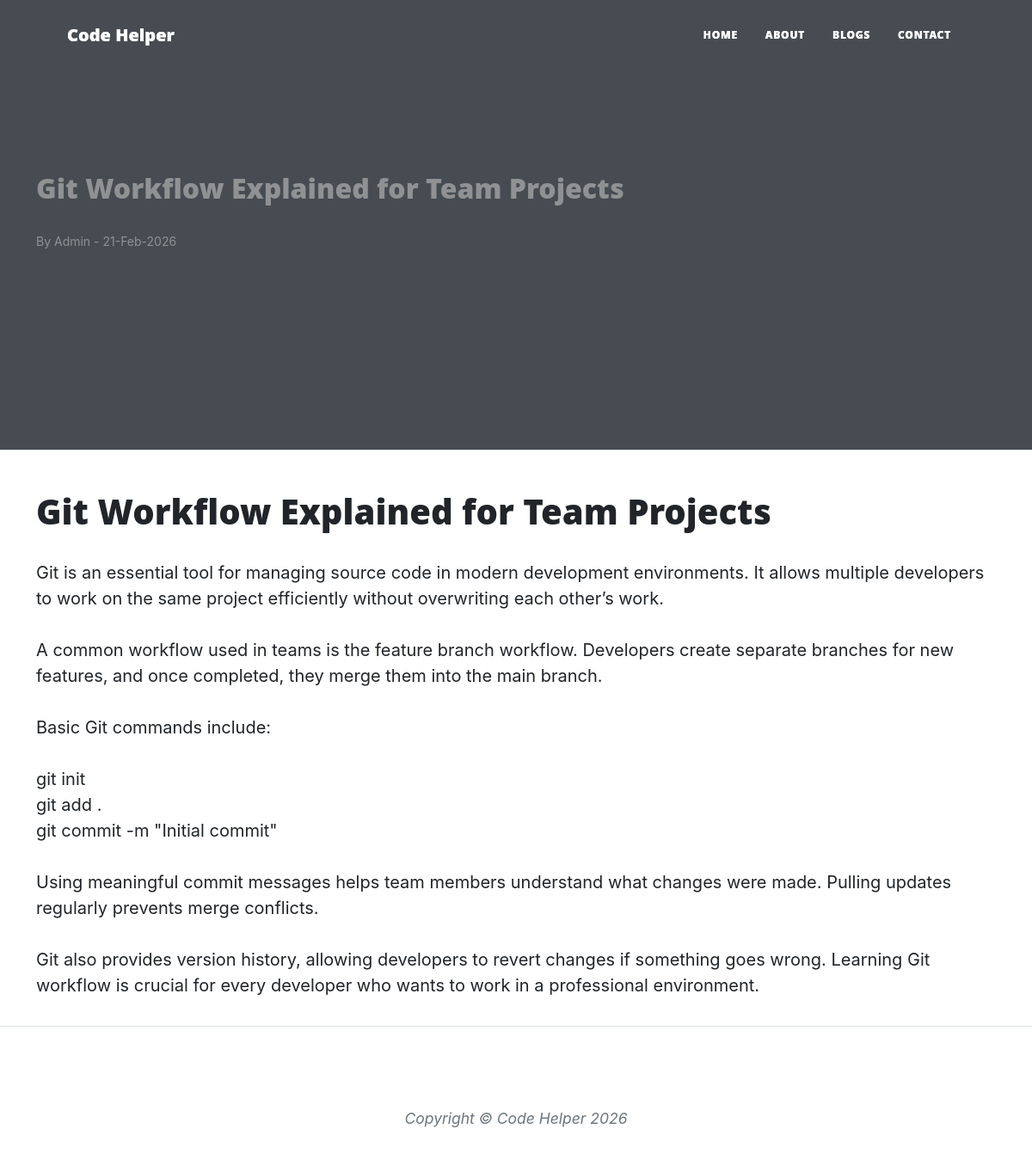
Page /blogpost.php?post=git-team-workflow on the committed database.
### tables this page shows
CREATE TABLE tbl_posts (
    id INT AUTO_INCREMENT PRIMARY KEY,
    post_header VARCHAR(255),
    post_title VARCHAR(255),
    post_content TEXT,
    post_author VARCHAR(100),
    post_slug VARCHAR(255),
    post_date DATETIME DEFAULT CURRENT_TIMESTAMP
);

### blogpost.php (the view, shortened to what this page needs)
<?php
include('config.php');
include('navbar.php');
$slug = isset($_GET['post']) ? $_GET['post'] : '';
$data = null;
if($slug != ''){
    $sql = "SELECT * FROM tbl_posts WHERE post_slug='$slug' LIMIT 1";
    $query = $conn->query($sql);
    if($query && $query->num_rows > 0){
        $data = $query->fetch_assoc();
    }
}
?>
<!DOCTYPE html>
<html lang="en">
<head>
<link href="css/styles.css" rel="stylesheet" />
</head>
<body>
<?php include('navbar.php'); ?>
<?php if(!$data){ ?>
    <?php include("error.php"); ?>
<?php } else { ?>
<?php
$img = $data['post_header'];
?>
<header class="masthead" style="background-image:url('assets\img\bestphp.jfif<?php echo $img; ?>'; background-size:cover;">
<div class="container">
<div class="post-heading">
<h2><?php echo $data['post_title']; ?></h2>
<p style="font-size:14px;">
By <?php echo $data['post_author']; ?> -
<?php echo date("d-M-Y", strtotime($data['post_date'])); ?>
</p>
</div>
</div>
</header>
<article class="mb-4">
<div class="container">
<h1><?php echo $data['post_title']; ?></h1>
<p>
<?php echo nl2br($data['post_content']); ?>
</p>
</div>
</article>
<?php } ?>
<?php include('footer.php'); ?>
</body>
</html>

### rows in the picture
tbl_posts: post_title "Git Workflow Explained for Team Projects", post_author "Admin", post_date "21-Feb-2026", post_content "Git is an essential tool for managing source code in modern development environments. It allows multiple developers to work on the same project efficiently without overwriting each other’s work. A common workflow used in teams is the feature branch workflow. Developers create separate branches for new features, and once completed, they merge them into the main branch. Basic Git commands include: git init git add . git commit -m \"Initial commit\" Using meaningful commit messages helps team members understand what changes were made. Pulling updates regularly prevents merge conflicts. Git also provides version history, allowing developers to revert changes if something goes wrong. Learning Git…"

### other values in the picture
$sitename "Code Helper Code Helper"
$sitename "Code Helper"
